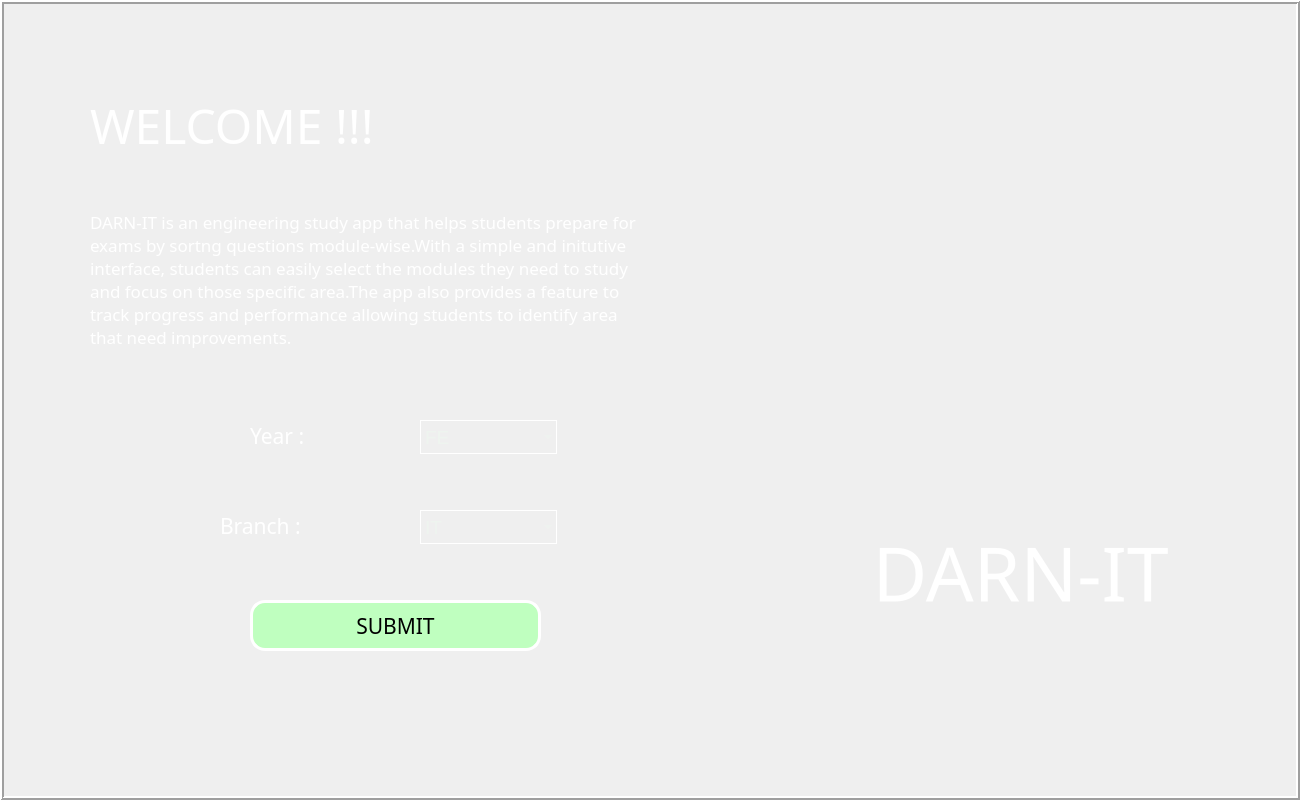
<?xml version="1.0" encoding="UTF-8"?>
<ui version="4.0">
 <class>MainWindow</class>
 <widget class="QMainWindow" name="MainWindow">
  <property name="geometry">
   <rect>
    <x>0</x>
    <y>0</y>
    <width>1300</width>
    <height>800</height>
   </rect>
  </property>
  <property name="font">
   <font>
    <family>MS Sans Serif</family>
    <pointsize>14</pointsize>
    <weight>50</weight>
    <bold>false</bold>
   </font>
  </property>
  <property name="windowTitle">
   <string>DARN IT</string>
  </property>
  <property name="windowIcon">
   <iconset>
    <normaloff>icon.png</normaloff>icon.png</iconset>
  </property>
  <property name="windowOpacity">
   <double>1.000000000000000</double>
  </property>
  <property name="autoFillBackground">
   <bool>false</bool>
  </property>
  <property name="tabShape">
   <enum>QTabWidget::Rounded</enum>
  </property>
  <widget class="QWidget" name="centralwidget">
   <widget class="QFrame" name="f1">
    <property name="geometry">
     <rect>
      <x>0</x>
      <y>0</y>
      <width>1300</width>
      <height>800</height>
     </rect>
    </property>
    <property name="styleSheet">
     <string notr="true"/>
    </property>
    <property name="frameShape">
     <enum>QFrame::Box</enum>
    </property>
    <property name="frameShadow">
     <enum>QFrame::Raised</enum>
    </property>
    <property name="lineWidth">
     <number>2</number>
    </property>
    <widget class="QLabel" name="l1">
     <property name="geometry">
      <rect>
       <x>250</x>
       <y>420</y>
       <width>71</width>
       <height>31</height>
      </rect>
     </property>
     <property name="font">
      <font>
       <family>Artifakt Element</family>
       <pointsize>16</pointsize>
       <weight>50</weight>
       <italic>false</italic>
       <bold>false</bold>
      </font>
     </property>
     <property name="styleSheet">
      <string notr="true">background : transparent;
color: rgb(255, 255, 255);
font: 16pt &quot;Artifakt Element&quot;;</string>
     </property>
     <property name="frameShape">
      <enum>QFrame::NoFrame</enum>
     </property>
     <property name="frameShadow">
      <enum>QFrame::Plain</enum>
     </property>
     <property name="text">
      <string>Year :</string>
     </property>
    </widget>
    <widget class="QLabel" name="icon">
     <property name="geometry">
      <rect>
       <x>830</x>
       <y>80</y>
       <width>381</width>
       <height>361</height>
      </rect>
     </property>
     <property name="styleSheet">
      <string notr="true">background :  transparent;
</string>
     </property>
     <property name="frameShape">
      <enum>QFrame::NoFrame</enum>
     </property>
     <property name="frameShadow">
      <enum>QFrame::Plain</enum>
     </property>
     <property name="lineWidth">
      <number>0</number>
     </property>
     <property name="text">
      <string/>
     </property>
     <property name="pixmap">
      <pixmap>icon.png</pixmap>
     </property>
     <property name="scaledContents">
      <bool>true</bool>
     </property>
     <property name="wordWrap">
      <bool>false</bool>
     </property>
     <property name="margin">
      <number>3</number>
     </property>
    </widget>
    <widget class="QLabel" name="l1_2">
     <property name="geometry">
      <rect>
       <x>220</x>
       <y>510</y>
       <width>102</width>
       <height>31</height>
      </rect>
     </property>
     <property name="font">
      <font>
       <family>Artifakt Element</family>
       <pointsize>16</pointsize>
       <weight>50</weight>
       <italic>false</italic>
       <bold>false</bold>
      </font>
     </property>
     <property name="styleSheet">
      <string notr="true">background : transparent;
color: rgb(255, 255, 255);
font: 16pt &quot;Artifakt Element&quot;;</string>
     </property>
     <property name="frameShape">
      <enum>QFrame::NoFrame</enum>
     </property>
     <property name="frameShadow">
      <enum>QFrame::Plain</enum>
     </property>
     <property name="text">
      <string>Branch :</string>
     </property>
    </widget>
    <widget class="QLabel" name="label_2">
     <property name="geometry">
      <rect>
       <x>820</x>
       <y>520</y>
       <width>401</width>
       <height>104</height>
      </rect>
     </property>
     <property name="font">
      <font>
       <family>Artifakt Element</family>
       <pointsize>56</pointsize>
       <weight>50</weight>
       <italic>false</italic>
       <bold>false</bold>
       <underline>false</underline>
      </font>
     </property>
     <property name="styleSheet">
      <string notr="true">background : transparent;
color: rgb(255, 255, 255);
font: 56pt &quot;Artifakt Element&quot;;</string>
     </property>
     <property name="text">
      <string>DARN-IT</string>
     </property>
     <property name="alignment">
      <set>Qt::AlignCenter</set>
     </property>
    </widget>
    <widget class="QLabel" name="wel">
     <property name="geometry">
      <rect>
       <x>90</x>
       <y>80</y>
       <width>511</width>
       <height>91</height>
      </rect>
     </property>
     <property name="font">
      <font>
       <family>Artifakt Element</family>
       <pointsize>36</pointsize>
       <weight>50</weight>
       <italic>false</italic>
       <bold>false</bold>
      </font>
     </property>
     <property name="styleSheet">
      <string notr="true">background : transparent;
color: rgb(255, 255, 255);
font: 36pt &quot;Artifakt Element&quot;;</string>
     </property>
     <property name="text">
      <string>WELCOME !!!</string>
     </property>
     <property name="alignment">
      <set>Qt::AlignLeading|Qt::AlignLeft|Qt::AlignVCenter</set>
     </property>
    </widget>
    <widget class="QLabel" name="info">
     <property name="geometry">
      <rect>
       <x>90</x>
       <y>210</y>
       <width>652</width>
       <height>182</height>
      </rect>
     </property>
     <property name="font">
      <font>
       <family>Artifakt Element</family>
       <pointsize>13</pointsize>
       <weight>50</weight>
       <italic>false</italic>
       <bold>false</bold>
      </font>
     </property>
     <property name="styleSheet">
      <string notr="true">background : transparent;
color: rgb(255, 255, 255);
font: 13pt &quot;Artifakt Element&quot;;</string>
     </property>
     <property name="text">
      <string>&lt;html&gt;&lt;head/&gt;&lt;body&gt;&lt;p&gt;DARN-IT is an engineering study app that helps students prepare for&lt;br/&gt;exams by sortng questions module-wise.With a simple and initutive &lt;br/&gt;interface, students can easily select the modules they need to study &lt;br/&gt;and focus on those specific area.The app also provides a feature to &lt;br/&gt;track progress and performance allowing students to identify area&lt;br/&gt;that need improvements. &lt;br/&gt;&lt;/p&gt;&lt;/body&gt;&lt;/html&gt;</string>
     </property>
     <property name="alignment">
      <set>Qt::AlignLeading|Qt::AlignLeft|Qt::AlignTop</set>
     </property>
    </widget>
    <widget class="QComboBox" name="cb1">
     <property name="geometry">
      <rect>
       <x>420</x>
       <y>420</y>
       <width>137</width>
       <height>34</height>
      </rect>
     </property>
     <property name="autoFillBackground">
      <bool>false</bool>
     </property>
     <property name="styleSheet">
      <string notr="true">color: rgb(238, 244, 239);
background-color: rgb(0, 85, 0);
font: 15pt &quot;MS Shell Dlg 2&quot;;
background : transparent;
opacity: 1.8;
border : outset ;
border-width : 1px;
border-color: rgb(255, 255, 255);</string>
     </property>
     <property name="editable">
      <bool>false</bool>
     </property>
     <property name="duplicatesEnabled">
      <bool>false</bool>
     </property>
     <property name="frame">
      <bool>true</bool>
     </property>
     <item>
      <property name="text">
       <string extracomment="First Year">FE</string>
      </property>
     </item>
     <item>
      <property name="text">
       <string extracomment="Second Year">SE</string>
      </property>
     </item>
    </widget>
    <widget class="QComboBox" name="cb2">
     <property name="geometry">
      <rect>
       <x>420</x>
       <y>510</y>
       <width>137</width>
       <height>34</height>
      </rect>
     </property>
     <property name="autoFillBackground">
      <bool>false</bool>
     </property>
     <property name="styleSheet">
      <string notr="true">color: rgb(238, 244, 239);
background-color: rgb(0, 85, 0);
font: 15pt &quot;MS Shell Dlg 2&quot;;
background : transparent;
opacity: 1.8;
border : outset ;
border-width : 1px;
border-color: rgb(255, 255, 255);</string>
     </property>
     <item>
      <property name="text">
       <string extracomment="IT">IT</string>
      </property>
     </item>
     <item>
      <property name="text">
       <string extracomment="CS">CS</string>
      </property>
     </item>
     <item>
      <property name="text">
       <string extracomment="EXTC">EXTC</string>
      </property>
     </item>
     <item>
      <property name="text">
       <string extracomment="Chem">Chemical</string>
      </property>
     </item>
     <item>
      <property name="text">
       <string extracomment="Mech">AIDS</string>
      </property>
     </item>
    </widget>
    <widget class="QPushButton" name="phy1_b_7">
     <property name="geometry">
      <rect>
       <x>250</x>
       <y>600</y>
       <width>291</width>
       <height>51</height>
      </rect>
     </property>
     <property name="font">
      <font>
       <family>Artifakt Element</family>
       <pointsize>16</pointsize>
       <weight>50</weight>
       <italic>false</italic>
       <bold>false</bold>
      </font>
     </property>
     <property name="autoFillBackground">
      <bool>false</bool>
     </property>
     <property name="styleSheet">
      <string notr="true">background-color:rgb(191, 255, 191);
color: rgb(0, 0, 0);
font: 16pt &quot;Artifakt Element&quot;;
border : outset;
border-color: rgb(255, 255, 255);
border-width : 3px;
border-radius : 15px;




</string>
     </property>
     <property name="text">
      <string>SUBMIT</string>
     </property>
    </widget>
    <widget class="QLabel" name="bg">
     <property name="geometry">
      <rect>
       <x>0</x>
       <y>0</y>
       <width>1300</width>
       <height>800</height>
      </rect>
     </property>
     <property name="text">
      <string/>
     </property>
     <property name="pixmap">
      <pixmap>pictures/try2-dark-stripes-background-elegant-design-wallpapers_518299-1505.jpg</pixmap>
     </property>
    </widget>
    <zorder>bg</zorder>
    <zorder>l1</zorder>
    <zorder>icon</zorder>
    <zorder>l1_2</zorder>
    <zorder>label_2</zorder>
    <zorder>wel</zorder>
    <zorder>info</zorder>
    <zorder>cb1</zorder>
    <zorder>cb2</zorder>
    <zorder>phy1_b_7</zorder>
   </widget>
  </widget>
 </widget>
 <resources>
  <include location="../pictures/source1.qrc"/>
 </resources>
 <connections/>
</ui>
